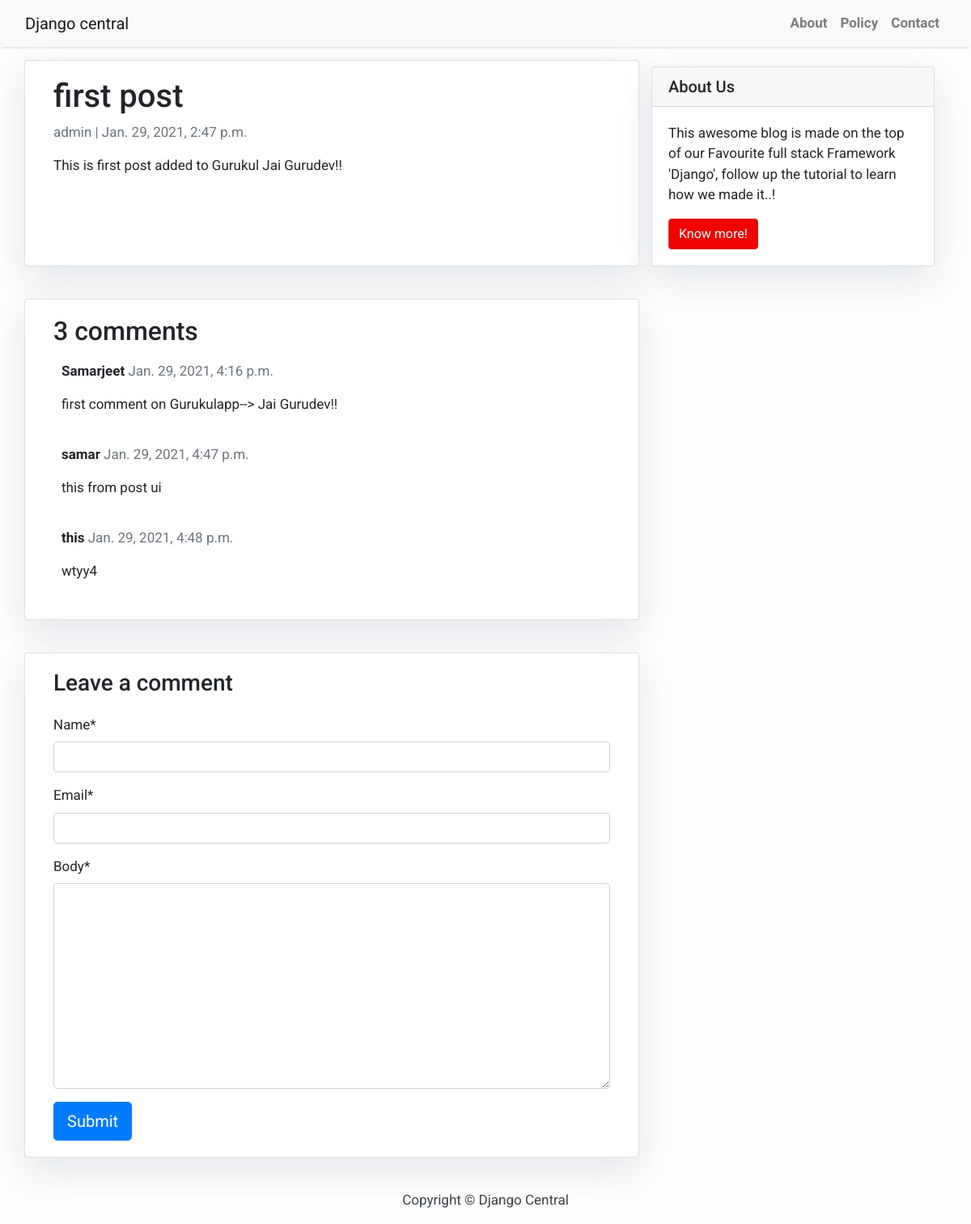
/first-post/, run on the app's committed database.
### post/models.py (models this page shows, shortened)
class Post(models.Model):
    title = models.CharField(max_length=200, unique=True)
    slug = models.SlugField(max_length=200, unique=True)
    author = models.ForeignKey(User, on_delete= models.CASCADE,related_name='blog_posts')
    updated_on = models.DateTimeField(auto_now= True)
    content = models.TextField()
    created_on = models.DateTimeField(auto_now_add=True)
    status = models.IntegerField(choices=STATUS, default=0)
    class Meta:
        ordering = ['-created_on']

class Comment(models.Model):
    post = models.ForeignKey(Post,on_delete=models.CASCADE,related_name='comments')
    name = models.CharField(max_length=80)
    email = models.EmailField()
    body = models.TextField()
    created_on = models.DateTimeField(auto_now_add=True)
    active = models.BooleanField(default=False)
    class Meta:
        ordering = ['created_on']

### post/views.py (the view)
# urls.py: path('<slug:slug>/', views.post_detail, name='post_detail'),
def post_detail(request, slug):
    template_name = 'post_detail.html'
    post = get_object_or_404(Post, slug=slug)
    comments = post.comments.filter(active=True)
    new_comment = None
    if request.method == 'POST':
        comment_form = CommentForm(data=request.POST)
        if comment_form.is_valid():
            new_comment = comment_form.save(commit=False)
            new_comment.post = post
            new_comment.save()
    else:
        comment_form = CommentForm()
    return render(request, template_name, {'post': post,
                                           'comments': comments,
                                           'new_comment': new_comment,
                                           'comment_form': comment_form})

### post/forms.py
class CommentForm(forms.ModelForm):
    class Meta:
        model = Comment
        fields = ('name', 'email', 'body')

### templates/post_detail.html (shortened to what this page needs)
{% extends 'base.html' %} {% block content %}
<div class="container">
  <div class="row">
    <div class="col-md-8 card mb-4  mt-3 left  top">
      <div class="card-body">
        <h1>{% block title %} {{ post.title }} {% endblock title %}</h1>
        <p class=" text-muted">{{ post.author }} | {{ post.created_on }}</p>
        <p class="card-text ">{{ post.content | safe }}</p>
      </div>
    </div>
    {% block sidebar %} {% include 'sidebar.html' %} {% endblock sidebar %}
    <div class="col-md-8 card mb-4  mt-3 ">
      <div class="card-body">
        <h2>{{ comments.count }} comments</h2>
        {% for comment in comments %}
        <div class="comments" style="padding: 10px;">
          <p class="font-weight-bold">
            {{ comment.name }}
            <span class=" text-muted font-weight-normal">
              {{ comment.created_on }}
            </span>
          </p>
          {{ comment.body | linebreaks }}
        </div>
        {% endfor %}
      </div>
    </div>
    <div class="col-md-8 card mb-4  mt-3 ">
      <div class="card-body">
        {% if new_comment %}
        <div class="alert alert-success" role="alert">
          Your comment is awaiting moderation
        </div>
        {% else %}
        <h3>Leave a comment</h3>
        {% load crispy_forms_tags %}
        <form method="post" style="margin-top: 1.3em;">
            {{ comment_form | crispy }}
            <button type="submit" class="btn btn-primary  btn-lg">Submit</button>
   </form>
        {% endif %}
      </div>
    </div>
  </div>
</div>
{% endblock content %}

### templates/base.html (style rules this page uses)
body { font-family: "Roboto", sans-serif; font-size: 17px; background-color: #fdfdfd; }

### templates/sidebar.html (style rules this page uses)
.card { box-shadow: 0 16px 48px #E3E7EB; }

### data on the page
Post: title "first post", author "admin", created_on "Jan. 29, 2021, 2:47 p.m.", content "This is first post added to Gurukul Jai Gurudev!!"
Comment: name "Samarjeet", created_on "Jan. 29, 2021, 4:16 p.m.", body "first comment on Gurukulapp--> Jai Gurudev!!"
Comment: name "samar", created_on "Jan. 29, 2021, 4:47 p.m.", body "this from post ui"
Comment: name "this", created_on "Jan. 29, 2021, 4:48 p.m.", body "wtyy4"

### other printed values
{{ comments.count }} "3"
